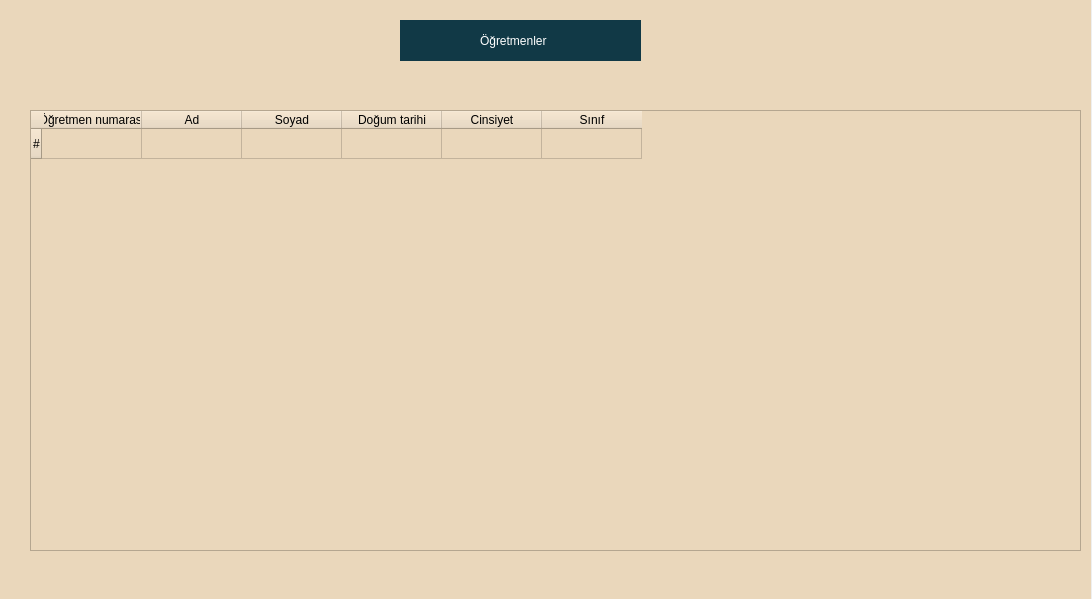
<?xml version="1.0" encoding="UTF-8"?>
<ui version="4.0">
 <class>ogretmenler</class>
 <widget class="QMainWindow" name="ogretmenler">
  <property name="geometry">
   <rect>
    <x>0</x>
    <y>0</y>
    <width>1092</width>
    <height>599</height>
   </rect>
  </property>
  <property name="windowTitle">
   <string>ogretmenler</string>
  </property>
  <widget class="QWidget" name="centralwidget">
   <widget class="QWidget" name="widget" native="true">
    <property name="geometry">
     <rect>
      <x>0</x>
      <y>0</y>
      <width>1091</width>
      <height>651</height>
     </rect>
    </property>
    <property name="styleSheet">
     <string notr="true">background-color: rgb(171, 216, 255);
background-color: rgb(234, 215, 187);
font: 14pt &quot;MS Shell Dlg 2&quot;;</string>
    </property>
    <widget class="QTableWidget" name="table_getStudentByName">
     <property name="geometry">
      <rect>
       <x>30</x>
       <y>110</y>
       <width>1051</width>
       <height>441</height>
      </rect>
     </property>
     <property name="minimumSize">
      <size>
       <width>0</width>
       <height>0</height>
      </size>
     </property>
     <row>
      <property name="text">
       <string>#</string>
      </property>
     </row>
     <column>
      <property name="text">
       <string>Öğretmen numarası</string>
      </property>
     </column>
     <column>
      <property name="text">
       <string>Ad</string>
      </property>
     </column>
     <column>
      <property name="text">
       <string>Soyad</string>
      </property>
     </column>
     <column>
      <property name="text">
       <string>Doğum tarihi</string>
      </property>
     </column>
     <column>
      <property name="text">
       <string>Cinsiyet</string>
      </property>
     </column>
     <column>
      <property name="text">
       <string>Sınıf</string>
      </property>
     </column>
     <item row="0" column="0">
      <property name="text">
       <string/>
      </property>
      <property name="font">
       <font>
        <weight>75</weight>
        <bold>true</bold>
       </font>
      </property>
      <property name="flags">
       <set>ItemIsSelectable</set>
      </property>
     </item>
     <item row="0" column="1">
      <property name="text">
       <string/>
      </property>
      <property name="font">
       <font>
        <weight>50</weight>
        <bold>false</bold>
       </font>
      </property>
      <property name="flags">
       <set>ItemIsSelectable</set>
      </property>
     </item>
     <item row="0" column="2">
      <property name="text">
       <string/>
      </property>
      <property name="font">
       <font>
        <weight>50</weight>
        <bold>false</bold>
       </font>
      </property>
      <property name="flags">
       <set>ItemIsSelectable</set>
      </property>
     </item>
     <item row="0" column="3">
      <property name="text">
       <string/>
      </property>
      <property name="flags">
       <set>ItemIsSelectable</set>
      </property>
     </item>
     <item row="0" column="4">
      <property name="text">
       <string/>
      </property>
      <property name="font">
       <font>
        <weight>50</weight>
        <bold>false</bold>
       </font>
      </property>
      <property name="flags">
       <set>ItemIsSelectable</set>
      </property>
     </item>
    </widget>
    <widget class="QWidget" name="widget_2" native="true">
     <property name="geometry">
      <rect>
       <x>400</x>
       <y>20</y>
       <width>241</width>
       <height>41</height>
      </rect>
     </property>
     <property name="styleSheet">
      <string notr="true">background-color: rgb(17, 57, 70);</string>
     </property>
     <widget class="QLabel" name="label_2">
      <property name="geometry">
       <rect>
        <x>90</x>
        <y>0</y>
        <width>201</width>
        <height>41</height>
       </rect>
      </property>
      <property name="styleSheet">
       <string notr="true">font: 75 12pt &quot;MS Shell Dlg 2&quot;;
color: rgb(255, 255, 255);
font: 75 16pt &quot;MS Shell Dlg 2&quot;;
font: 75 14pt &quot;MS Shell Dlg 2&quot;;</string>
      </property>
      <property name="text">
       <string>Öğrenciler</string>
      </property>
     </widget>
     <widget class="QWidget" name="widget_3" native="true">
      <property name="geometry">
       <rect>
        <x>80</x>
        <y>0</y>
        <width>151</width>
        <height>41</height>
       </rect>
      </property>
      <property name="styleSheet">
       <string notr="true">background-color: rgb(17, 57, 70);</string>
      </property>
      <widget class="QLabel" name="label_3">
       <property name="geometry">
        <rect>
         <x>0</x>
         <y>0</y>
         <width>201</width>
         <height>41</height>
        </rect>
       </property>
       <property name="styleSheet">
        <string notr="true">font: 75 12pt &quot;MS Shell Dlg 2&quot;;
color: rgb(255, 255, 255);
font: 75 16pt &quot;MS Shell Dlg 2&quot;;
font: 75 14pt &quot;MS Shell Dlg 2&quot;;</string>
       </property>
       <property name="text">
        <string>Öğretmenler</string>
       </property>
      </widget>
     </widget>
    </widget>
   </widget>
  </widget>
  <widget class="QMenuBar" name="menubar">
   <property name="geometry">
    <rect>
     <x>0</x>
     <y>0</y>
     <width>1092</width>
     <height>21</height>
    </rect>
   </property>
  </widget>
 </widget>
 <resources/>
 <connections/>
</ui>
